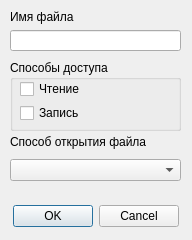
<?xml version="1.0" encoding="UTF-8"?>
<ui version="4.0">
 <class>CreateFileDialog</class>
 <widget class="QDialog" name="CreateFileDialog">
  <property name="geometry">
   <rect>
    <x>0</x>
    <y>0</y>
    <width>192</width>
    <height>240</height>
   </rect>
  </property>
  <property name="windowTitle">
   <string>File Dialog</string>
  </property>
  <widget class="QDialogButtonBox" name="buttonBox">
   <property name="geometry">
    <rect>
     <x>10</x>
     <y>200</y>
     <width>171</width>
     <height>32</height>
    </rect>
   </property>
   <property name="orientation">
    <enum>Qt::Horizontal</enum>
   </property>
   <property name="standardButtons">
    <set>QDialogButtonBox::Cancel|QDialogButtonBox::Ok</set>
   </property>
   <property name="centerButtons">
    <bool>true</bool>
   </property>
  </widget>
  <widget class="QWidget" name="verticalLayoutWidget">
   <property name="geometry">
    <rect>
     <x>10</x>
     <y>10</y>
     <width>171</width>
     <height>41</height>
    </rect>
   </property>
   <layout class="QVBoxLayout" name="verticalLayout">
    <item>
     <widget class="QLabel" name="FileNameLabel">
      <property name="text">
       <string>Имя файла</string>
      </property>
      <property name="alignment">
       <set>Qt::AlignLeading|Qt::AlignLeft|Qt::AlignVCenter</set>
      </property>
     </widget>
    </item>
    <item>
     <widget class="QLineEdit" name="FileNameBox"/>
    </item>
   </layout>
  </widget>
  <widget class="QGroupBox" name="AccessTypesBox">
   <property name="geometry">
    <rect>
     <x>10</x>
     <y>60</y>
     <width>171</width>
     <height>71</height>
    </rect>
   </property>
   <property name="title">
    <string>Способы доступа</string>
   </property>
   <widget class="QWidget" name="verticalLayoutWidget_2">
    <property name="geometry">
     <rect>
      <x>10</x>
      <y>20</y>
      <width>151</width>
      <height>42</height>
     </rect>
    </property>
    <layout class="QVBoxLayout" name="verticalLayout_2">
     <item>
      <widget class="QCheckBox" name="ReadCheckBox">
       <property name="text">
        <string>Чтение</string>
       </property>
      </widget>
     </item>
     <item>
      <widget class="QCheckBox" name="WriteCheckBox">
       <property name="text">
        <string>Запись</string>
       </property>
      </widget>
     </item>
    </layout>
   </widget>
  </widget>
  <widget class="QWidget" name="verticalLayoutWidget_3">
   <property name="geometry">
    <rect>
     <x>10</x>
     <y>130</y>
     <width>171</width>
     <height>51</height>
    </rect>
   </property>
   <layout class="QVBoxLayout" name="verticalLayout_3">
    <item>
     <widget class="QLabel" name="CreateOpenFileLabel">
      <property name="text">
       <string>Способ открытия файла</string>
      </property>
     </widget>
    </item>
    <item>
     <widget class="QComboBox" name="CreateOpenFileBox"/>
    </item>
   </layout>
  </widget>
 </widget>
 <resources/>
 <connections>
  <connection>
   <sender>buttonBox</sender>
   <signal>accepted()</signal>
   <receiver>CreateFileDialog</receiver>
   <slot>accept()</slot>
   <hints>
    <hint type="sourcelabel">
     <x>248</x>
     <y>254</y>
    </hint>
    <hint type="destinationlabel">
     <x>157</x>
     <y>274</y>
    </hint>
   </hints>
  </connection>
  <connection>
   <sender>buttonBox</sender>
   <signal>rejected()</signal>
   <receiver>CreateFileDialog</receiver>
   <slot>reject()</slot>
   <hints>
    <hint type="sourcelabel">
     <x>316</x>
     <y>260</y>
    </hint>
    <hint type="destinationlabel">
     <x>286</x>
     <y>274</y>
    </hint>
   </hints>
  </connection>
 </connections>
</ui>
